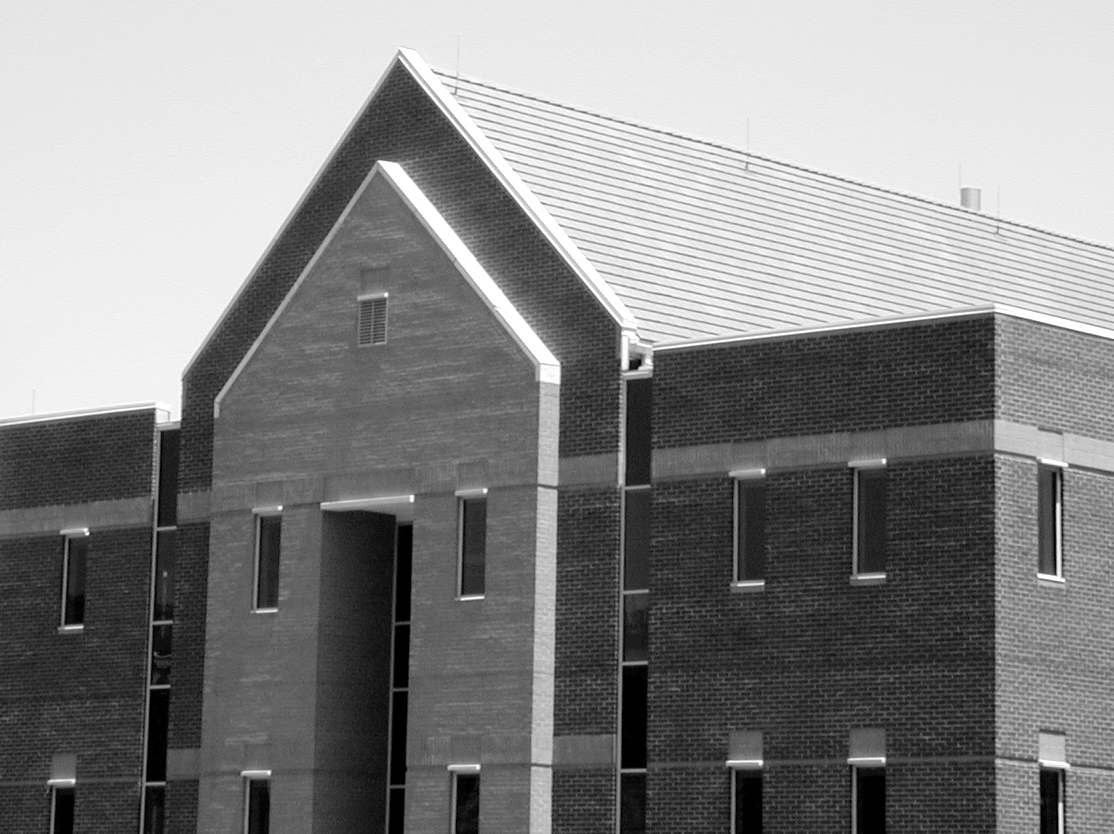
#> input picture images/building.tif, 1114 x 834 px
$ jupyter execute --allow-errors Practica2.ipynb
#> lines starting #> are read from the running program, lines starting #| are printed output that depends on the picture; after the words box and inside, x2 and y2 are one past the last pixel; in counts of white or black regions, pixels touching at a corner belong together
# PRÁCTICA 2 || TIV

Primaremente importaremos todos los recursos necesarios para el desarrollo de la práctica.

[cell 1]
import numpy as np
import matplotlib.pyplot as plt

from PIL import Image

from scipy.ndimage import convolve, correlate, uniform_filter, gaussian_filter, median_filter, rotate
from scipy.ndimage import prewitt, sobel, laplace

from skimage import filters
from skimage.data import camera
from skimage.util import random_noise
from skimage import feature

## 1) Leer y representar la imagen gray_bands.tif

Primeramente leemos la imagen y la guardamos en una variable, al igual que se ha venido haciendo en anteriores prácticas, para así poder trabajar con ella:

#> (a cell that did not finish here is left out)

[cell 3]
#Hay que reducir la imagen, debido a que más adelante nos será molesto trabajar con una imagen de tanto tamaño.
factor = 10
#> factor = 10
#> (the rest of this cell did not finish here and is left out)

## 2) Detectar y representar los bordes con un operador de gradiente

Se va a emplear el operador de gradiente de Prewitt para representar los bordes.

[cell 4]
plt.figure(figsize=(12, 6))
#> (the rest of this cell did not finish here and is left out)

## 3) Detectar y representar los bordes con el operador de laplaciana

#> (a cell that did not finish here is left out)

Como resultado obtenemos un borde formado por una banda blanca y negra. Esto se debe a que la laplaciana aplica la segunda derivada, produciendo un salto de 0 a 1, y de 1 a -1. Es por ello que al tener un valor negativo, se le da al 0 un valor de gris como color intermedio entre -1 (negro) y 1 (blanco).

## 4) Añadir ruido gaussiano a la imagen, de media cero y de desviación típica configurable por el usuario. Representar las imágenes

Para este apartado, he decidido generar una función que crea una imagen de ruido gausiano con una desviación típica pasada por los parámetros de dicha función.

[cell 6]
def ruidoimg(img, desvtip):
    img = np.array(img, dtype='float') #Se convierte la imagen pasada por parámetros en un array de numpy
    noise = np.random.normal(loc=0.0, scale=desvtip, size= img.shape) #Se genera el ruido (Scale es la desviación típica y Loc es la media)
    img_noise = img + noise #La imagen resultante será la imagen pasada por parámetros + el ruido generado con la desv. típica aportada.
    return img_noise

Trabajo con valores de desviación típica entre 0 y 1 ya que al principio normalice la imagen. Me es más cómodo trabajar con valores de desviación típica normalizados. Y es mucho más intuitivo para el que juega con la función creada a posteriori.

#> (a cell that did not finish here is left out)

## 5) Aplicar los operadores de gradiente y laplaciana a las imágenes ruidosas. ¿Podemos detectar los bordes? Discutir el resultado

[cell 8]
#Aplico operador de prewitt a la img1_noise
plt.figure(figsize=(12, 6))
#> (the rest of this cell did not finish here and is left out)

Como resultado el operador no solo ha detectado los bordes, sino que también a resltado el ruido, dando una imagen poco satisfactoria para el resultado que queremos conseguir.

#> (a cell that did not finish here is left out)

Lo mismo que con el operador de prewitt, incluso obteniendo peor resultado.

## 6) Aplicar un filtrado Gaussiano a la imagen antes de aplicar los operadores anteriores. ¿Podemos ahora detectar los bordes? Discutir el resultado

#> (a cell that did not finish here is left out)

[cell 11]
#Aplico operador de prewitt a la img1_noise_gaussfil
plt.figure(figsize=(12, 6))
#> (the rest of this cell did not finish here and is left out)

#> (a cell that did not finish here is left out)

El resultado obtenido a la hora de detectar los bordes es mucho mejor, pero ambos operadores siguen captando el ruido. Pero dentro de lo que cabe la detección de los bordes de interés es medianamente satisfactoria, ya que estos bordes son bastante distinguibles.

## Aplicar el detector de Canny a las dos imágenes reales (building.tif y head_CT.tif). Discutir el resultado y los parámetros empleados.

En las dos celdas de código siguientes se leen las imágenes y se guardan en dos variables distintas. A su vez también se muestran algunos datos de interés en las imágenes.

[cell 13]
img2 = Image.open('images/building.tif')
#> img2 is the input picture: PIL image 1114x834 L; min 0, max 255, mean 133.3

print('formato:', img2.format)
#| formato: TIFF
print('(ancho, alto) =', img2.size)
#| (ancho, alto) = (1114, 834)
print('modo: ', img2.mode)
#| modo:  L

plt.figure()
plt.imshow(img2, cmap='gray')
img2 = np.array(img2)

[cell 14]
img3 = Image.open('images/head_CT.tif')
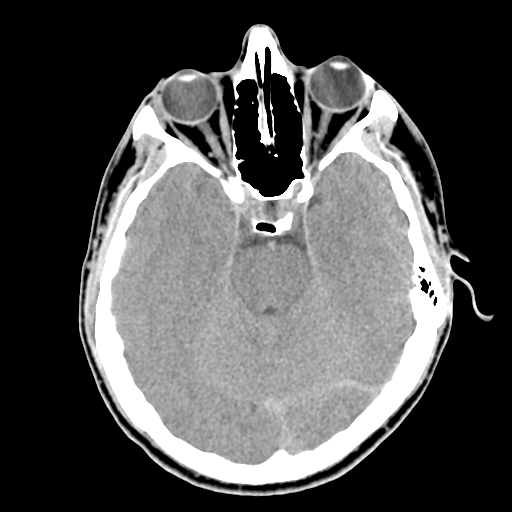
#> input picture images/head_CT.tif, 512 x 512 px
#> img3 is the input picture: PIL image 512x512 L; min 0, max 255, mean 80.4

print('formato:', img3.format)
#| formato: TIFF
print('(ancho, alto) =', img3.size)
#| (ancho, alto) = (512, 512)
print('modo: ', img3.mode)
#| modo:  L

plt.figure()
plt.imshow(img3, cmap='gray')
img3 = np.array(img3)

[cell 15]
#Se aplica el detector de Canny en ambas imágenes.
canny_building = feature.canny(img2, sigma=2) #Valor de sigma 2
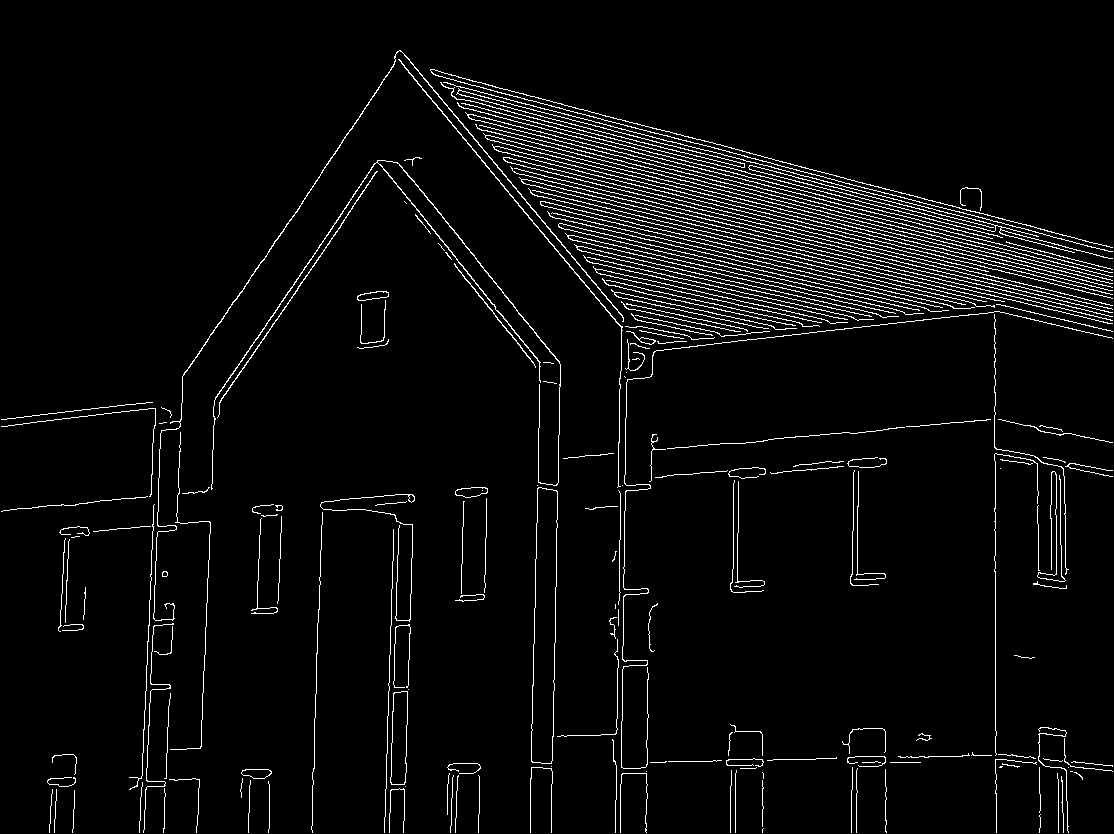
#> canny_building: shape (834, 1114) bool; 4.3% white in thin lines or dots
canny_head = feature.canny(img3, sigma=1) #Valor de sigma 1
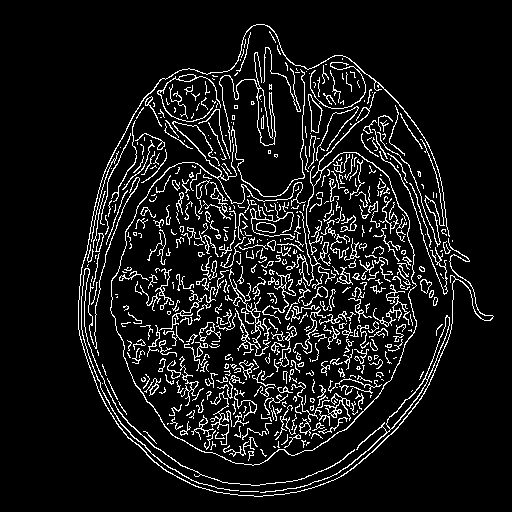
#> canny_head: shape (512, 512) bool; 9% white in thin lines or dots, all inside (x1, y1, x2, y2) = (78, 24, 494, 497)

[cell 16]
plt.figure(figsize=(15, 10))

plt.subplot(121)
plt.imshow(canny_building, cmap='gray')
plt.title(r'Canny filter, $\sigma=2$', fontsize=20)

plt.subplot(122)
plt.imshow(canny_head, cmap='gray')
plt.title(r'Canny filter, $\sigma=1$', fontsize=20)
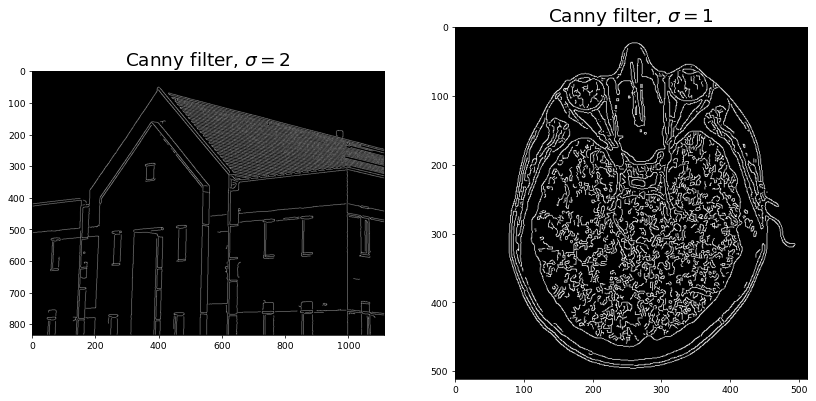
#> figure drawn by matplotlib, 2 panels
